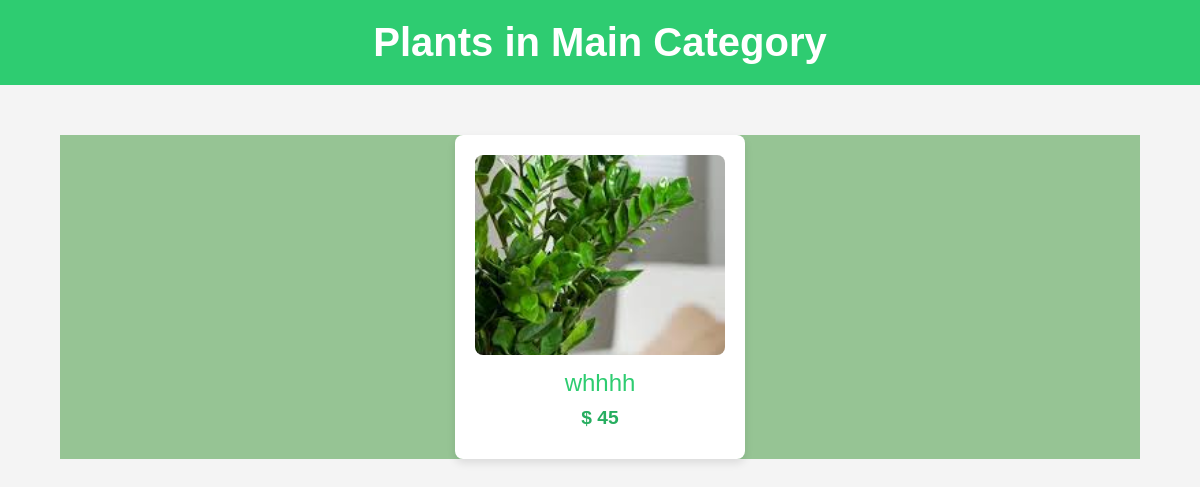
Page /mcatgall/1 on the earlier database version.
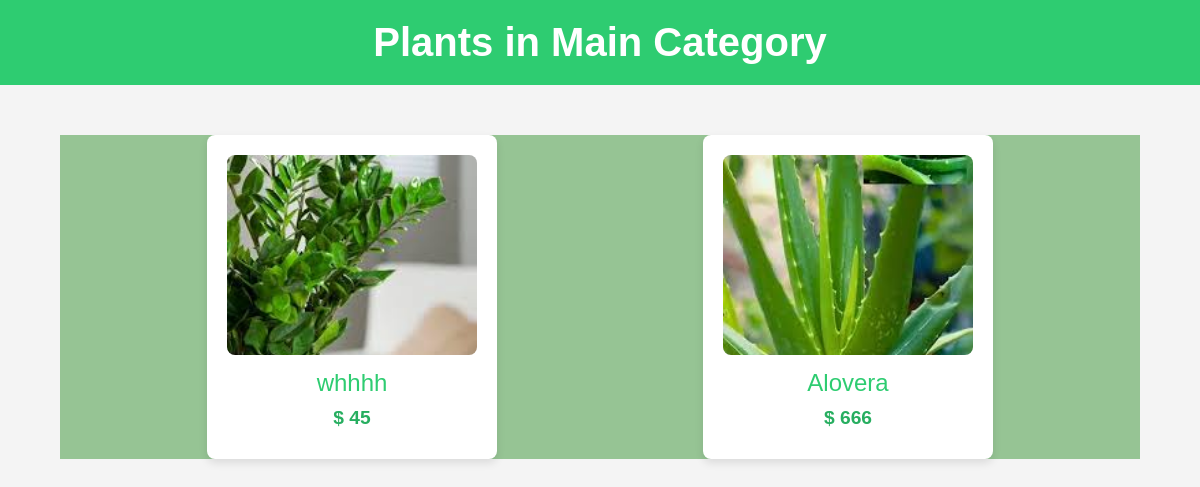
Same page on the later database version.
### app/models.py (models this page shows, shortened)
class Plants(models.Model):
    p_id=models.TextField()
    name=models.TextField()
    p_catg=models.TextField()
    p_dis=models.TextField()
    price=models.IntegerField()
    offer_price=models.IntegerField()
    img=models.FileField()
    img2=models.FileField()
    stock=models.IntegerField()
    catg=models.ForeignKey(Category,on_delete=models.CASCADE)
    mcatg=models.ForeignKey(Main_cat,on_delete=models.CASCADE)

### app/views.py (the view)
# urls.py: path('mcatgall/<pid>',views.mcatgall),
def mcatgall(req, pid):
    main_cat = Main_cat.objects.get(id=pid)
    plants = Plants.objects.filter(mcatg=main_cat)
    return render(req, 'user/mcatgall.html', {'plants': plants, 'main_cat': main_cat})

### templates/user/mcatgall.html (shortened to what this page needs)
<!DOCTYPE html>
<html lang="en">
<head>
    {% load static %}
</head>
<body>
    <header>
        <h1>Plants in Main Category</h1>
    </header>
    <div class="container" style="margin-top: 50px; background-color: #469c448a; height: auto;" >
    <div class="container">
        {% if plants %}
            <div class="plant-list">
                {% for plant in plants %}
                    <a href="../view_pro/{{ plant.pk }}" class="linkplant">
                    <div class="plant-item">
                        <img src="{{ plant.img.url }}" alt="{{ plant.name }}">
                        <div class="plant-name">{{ plant.name }}</div>
                        <div class="plant-offer-price">$ {{ plant.offer_price }}</div>
                    </div>
                </a>
                {% endfor %}
            </div>
        {% else %}
            <p class="no-plants">No plants found in this category.</p>
        {% endif %}
    </div>
    </div>
</body>
</html>

Differences in the rows shown:
added Plants: img (picture), name "Alovera", offer_price "666"
